Frame 1 (no input): blank canvas, image omitted
Frame 60 (the mouse pressed at the canvas centre just before this capture): blank canvas, image omitted
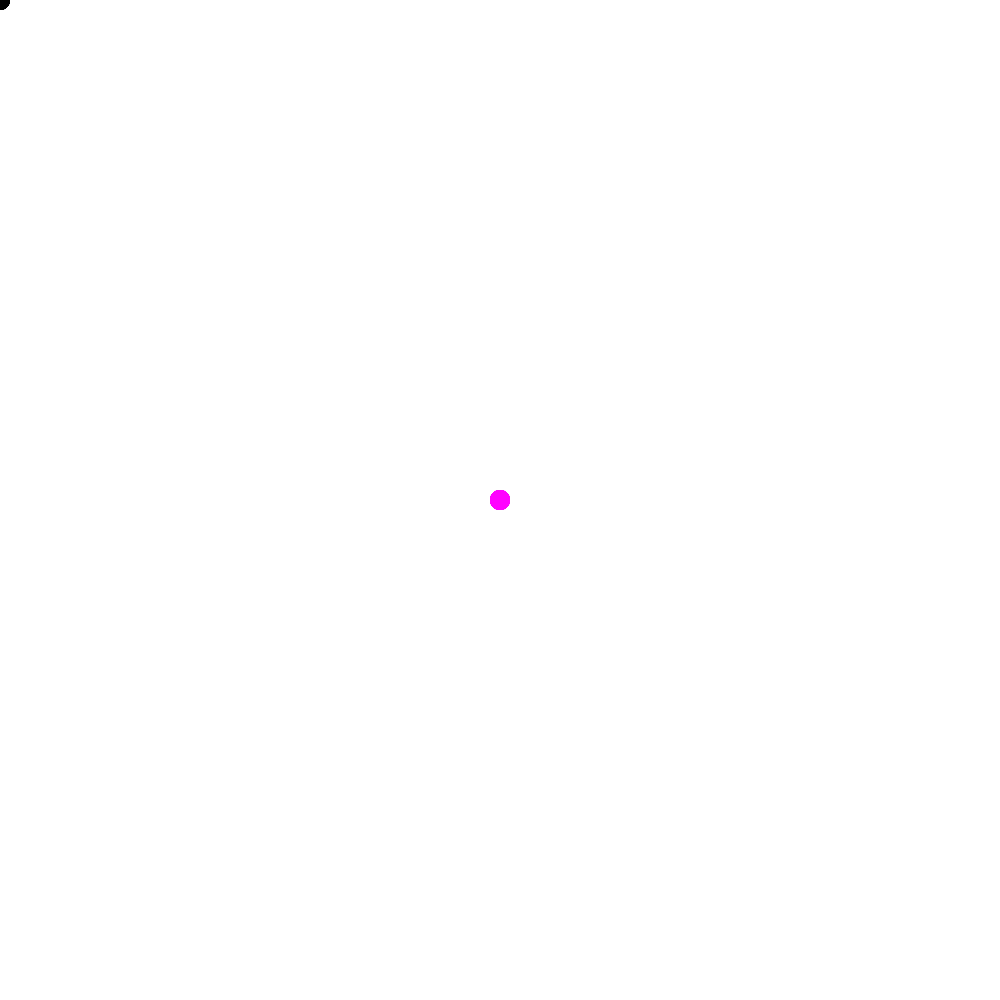
Frame 120 (the mouse held since frame 60 and released just before this capture)

The Processing sketch whose frames 1 and 60 were blank and that drew this single picture after the mouse press (run headless with seeded random() and noise(); from frame 60 on, the mouse is pressed at the canvas centre):

// Processing sketch: WK_2___Splash
// ── WK_2___Splash.pde
void setup(){
  size(1000,1000);
  background(255);
  noStroke();
}

void draw(){
  fill(mouseX,0,mouseY, 50);
  circle(mouseX, mouseY,20);
}
